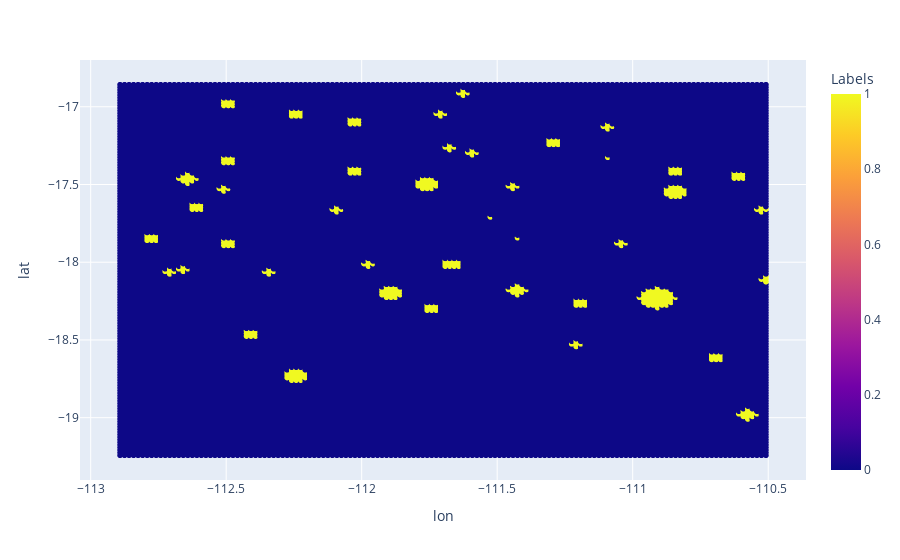

Source (notebook cell):
### Code cell
training_mounts = pd.read_csv('out/train_mounts.csv')
points = SeamountHelp.readKMLbounds(Path('data/seamount_training_zone.kml'))
testing_data = SeamountHelp.readAndFilterGRD(Path('data/vgg_swot.grd'), points[:2], points[2:]).to_dataframe().reset_index()
labeled_data = SeamountHelp.seamount_radial_match(testing_data, training_mounts)
px.scatter(labeled_data, x='lon', y='lat', color='Labels').show()

### Figure 1 — Plotly figure (JSON) as saved in the notebook; plotly's stock layout.template omitted (floating-point values rounded to 4 significant figures; data arrays with more than 128 entries replaced by an {"elided": "..."} marker saying what was removed)
{"data": [{"hovertemplate": "lon=%{x}<br>lat=%{y}<br>Labels=%{marker.color}<extra></extra>", "legendgroup": "", "marker": {"color": {"elided": "20736 int values"}, "coloraxis": "coloraxis", "symbol": "circle"}, "mode": "markers", "name": "", "showlegend": false, "type": "scattergl", "x": {"elided": "20736 float values"}, "xaxis": "x", "y": {"elided": "20736 float values"}, "yaxis": "y"}], "layout": {"coloraxis": {"colorbar": {"title": {"text": "Labels"}}, "colorscale": [[0, "#0d0887"], [0.1111, "#46039f"], [0.2222, "#7201a8"], [0.3333, "#9c179e"], [0.4444, "#bd3786"], [0.5556, "#d8576b"], [0.6667, "#ed7953"], [0.7778, "#fb9f3a"], [0.8889, "#fdca26"], [1, "#f0f921"]]}, "legend": {"tracegroupgap": 0}, "margin": {"t": 60}, "xaxis": {"anchor": "y", "domain": [0, 1], "title": {"text": "lon"}}, "yaxis": {"anchor": "x", "domain": [0, 1], "title": {"text": "lat"}}}}
